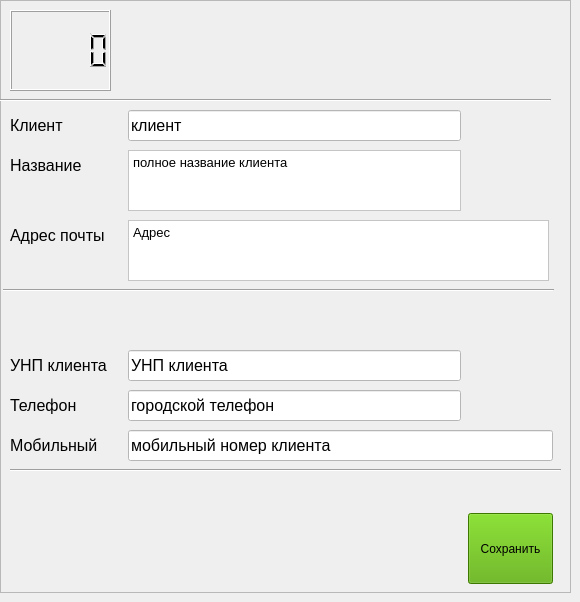
                <widget class="QWidget" name="tab_client">
                 <attribute name="title">
                  <string>Новый клиент</string>
                 </attribute>
                 <attribute name="toolTip">
                  <string>Внесение данных о новом клиенте</string>
                 </attribute>
                 <widget class="QFrame" name="frame_new_client">
                  <property name="geometry">
                   <rect>
                    <x>0</x>
                    <y>0</y>
                    <width>571</width>
                    <height>593</height>
                   </rect>
                  </property>
                  <property name="minimumSize">
                   <size>
                    <width>571</width>
                    <height>593</height>
                   </size>
                  </property>
                  <property name="frameShape">
                   <enum>QFrame::StyledPanel</enum>
                  </property>
                  <property name="frameShadow">
                   <enum>QFrame::Raised</enum>
                  </property>
                  <widget class="QLabel" name="label_client_identification_number">
                   <property name="geometry">
                    <rect>
                     <x>10</x>
                     <y>350</y>
                     <width>120</width>
                     <height>30</height>
                    </rect>
                   </property>
                   <property name="font">
                    <font>
                     <pointsize>12</pointsize>
                     <weight>50</weight>
                     <bold>false</bold>
                    </font>
                   </property>
                   <property name="text">
                    <string>УНП клиента</string>
                   </property>
                  </widget>
                  <widget class="Line" name="line_7">
                   <property name="geometry">
                    <rect>
                     <x>0</x>
                     <y>90</y>
                     <width>551</width>
                     <height>20</height>
                    </rect>
                   </property>
                   <property name="orientation">
                    <enum>Qt::Horizontal</enum>
                   </property>
                  </widget>
                  <widget class="QLabel" name="label_client_name_2">
                   <property name="geometry">
                    <rect>
                     <x>10</x>
                     <y>110</y>
                     <width>120</width>
                     <height>30</height>
                    </rect>
                   </property>
                   <property name="font">
                    <font>
                     <pointsize>12</pointsize>
                     <weight>50</weight>
                     <bold>false</bold>
                    </font>
                   </property>
                   <property name="text">
                    <string>Клиент</string>
                   </property>
                  </widget>
                  <widget class="QLabel" name="label_client_address">
                   <property name="geometry">
                    <rect>
                     <x>10</x>
                     <y>220</y>
                     <width>120</width>
                     <height>30</height>
                    </rect>
                   </property>
                   <property name="font">
                    <font>
                     <pointsize>12</pointsize>
                     <weight>50</weight>
                     <bold>false</bold>
                    </font>
                   </property>
                   <property name="text">
                    <string>Адрес почты</string>
                   </property>
                  </widget>
                  <widget class="QLabel" name="label_client_full_name">
                   <property name="geometry">
                    <rect>
                     <x>10</x>
                     <y>150</y>
                     <width>120</width>
                     <height>30</height>
                    </rect>
                   </property>
                   <property name="font">
                    <font>
                     <pointsize>12</pointsize>
                     <weight>50</weight>
                     <bold>false</bold>
                    </font>
                   </property>
                   <property name="text">
                    <string>Название</string>
                   </property>
                  </widget>
                  <widget class="QLabel" name="label_client_phone">
                   <property name="geometry">
                    <rect>
                     <x>10</x>
                     <y>390</y>
                     <width>120</width>
                     <height>30</height>
                    </rect>
                   </property>
                   <property name="font">
                    <font>
                     <pointsize>12</pointsize>
                     <weight>50</weight>
                     <bold>false</bold>
                    </font>
                   </property>
                   <property name="text">
                    <string>Телефон</string>
                   </property>
                  </widget>
                  <widget class="QLabel" name="label_client_mobile_phone">
                   <property name="geometry">
                    <rect>
                     <x>10</x>
                     <y>430</y>
                     <width>120</width>
                     <height>30</height>
                    </rect>
                   </property>
                   <property name="font">
                    <font>
                     <pointsize>12</pointsize>
                     <weight>50</weight>
                     <bold>false</bold>
                    </font>
                   </property>
                   <property name="text">
                    <string>Мобильный</string>
                   </property>
                  </widget>
                  <widget class="Line" name="line_8">
                   <property name="geometry">
                    <rect>
                     <x>3</x>
                     <y>280</y>
                     <width>551</width>
                     <height>20</height>
                    </rect>
                   </property>
                   <property name="orientation">
                    <enum>Qt::Horizontal</enum>
                   </property>
                  </widget>
                  <widget class="QPushButton" name="btn_pushButton_new_client_save">
                   <property name="geometry">
                    <rect>
                     <x>468</x>
                     <y>513</y>
                     <width>85</width>
                     <height>71</height>
                    </rect>
                   </property>
                   <property name="styleSheet">
                    <string notr="true">background-color: rgb(85, 170, 0);</string>
                   </property>
                   <property name="text">
                    <string>Сохранить</string>
                   </property>
                  </widget>
                  <widget class="QLineEdit" name="txt_edit_lineEdit_client_name">
                   <property name="geometry">
                    <rect>
                     <x>128</x>
                     <y>110</y>
                     <width>333</width>
                     <height>31</height>
                    </rect>
                   </property>
                   <property name="font">
                    <font>
                     <pointsize>12</pointsize>
                    </font>
                   </property>
                   <property name="styleSheet">
                    <string notr="true">background-color: rgb(255, 255, 255);</string>
                   </property>
                   <property name="text">
                    <string>клиент</string>
                   </property>
                  </widget>
                  <widget class="QTextEdit" name="txt_edit_textEdit_client_full_name">
                   <property name="geometry">
                    <rect>
                     <x>128</x>
                     <y>150</y>
                     <width>333</width>
                     <height>61</height>
                    </rect>
                   </property>
                   <property name="font">
                    <font>
                     <pointsize>12</pointsize>
                    </font>
                   </property>
                   <property name="styleSheet">
                    <string notr="true">background-color: rgb(255, 255, 255);</string>
                   </property>
                   <property name="html">
                    <string>&lt;!DOCTYPE HTML PUBLIC &quot;-//W3C//DTD HTML 4.0//EN&quot; &quot;http://www.w3.org/TR/REC-html40/strict.dtd&quot;&gt;
&lt;html&gt;&lt;head&gt;&lt;meta name=&quot;qrichtext&quot; content=&quot;1&quot; /&gt;&lt;style type=&quot;text/css&quot;&gt;
p, li { white-space: pre-wrap; }
&lt;/style&gt;&lt;/head&gt;&lt;body style=&quot; font-family:'Droid Sans'; font-size:12pt; font-weight:400; font-style:normal;&quot;&gt;
&lt;p style=&quot; margin-top:0px; margin-bottom:0px; margin-left:0px; margin-right:0px; -qt-block-indent:0; text-indent:0px;&quot;&gt;&lt;span style=&quot; font-size:10pt;&quot;&gt;полное название клиента&lt;/span&gt;&lt;/p&gt;&lt;/body&gt;&lt;/html&gt;</string>
                   </property>
                  </widget>
                  <widget class="QTextEdit" name="txt_edit_textEdit_client_address">
                   <property name="geometry">
                    <rect>
                     <x>128</x>
                     <y>220</y>
                     <width>421</width>
                     <height>61</height>
                    </rect>
                   </property>
                   <property name="font">
                    <font>
                     <pointsize>12</pointsize>
                    </font>
                   </property>
                   <property name="styleSheet">
                    <string notr="true">background-color: rgb(255, 255, 255);</string>
                   </property>
                   <property name="html">
                    <string>&lt;!DOCTYPE HTML PUBLIC &quot;-//W3C//DTD HTML 4.0//EN&quot; &quot;http://www.w3.org/TR/REC-html40/strict.dtd&quot;&gt;
&lt;html&gt;&lt;head&gt;&lt;meta name=&quot;qrichtext&quot; content=&quot;1&quot; /&gt;&lt;style type=&quot;text/css&quot;&gt;
p, li { white-space: pre-wrap; }
&lt;/style&gt;&lt;/head&gt;&lt;body style=&quot; font-family:'Droid Sans'; font-size:12pt; font-weight:400; font-style:normal;&quot;&gt;
&lt;p style=&quot; margin-top:0px; margin-bottom:0px; margin-left:0px; margin-right:0px; -qt-block-indent:0; text-indent:0px;&quot;&gt;&lt;span style=&quot; font-size:10pt;&quot;&gt;Адрес&lt;/span&gt;&lt;/p&gt;&lt;/body&gt;&lt;/html&gt;</string>
                   </property>
                  </widget>
                  <widget class="QLineEdit" name="txt_edit_lineEdit_client_identification_number">
                   <property name="geometry">
                    <rect>
                     <x>128</x>
                     <y>350</y>
                     <width>333</width>
                     <height>31</height>
                    </rect>
                   </property>
                   <property name="font">
                    <font>
                     <pointsize>12</pointsize>
                    </font>
                   </property>
                   <property name="styleSheet">
                    <string notr="true">background-color: rgb(255, 255, 255);</string>
                   </property>
                   <property name="text">
                    <string>УНП клиента</string>
                   </property>
                  </widget>
                  <widget class="QLineEdit" name="txt_edit_lineEdit_client_phone">
                   <property name="geometry">
                    <rect>
                     <x>128</x>
                     <y>390</y>
                     <width>333</width>
                     <height>31</height>
                    </rect>
                   </property>
                   <property name="font">
                    <font>
                     <pointsize>12</pointsize>
                    </font>
                   </property>
                   <property name="styleSheet">
                    <string notr="true">background-color: rgb(255, 255, 255);</string>
                   </property>
                   <property name="text">
                    <string>городской телефон</string>
                   </property>
                  </widget>
                  <widget class="QLineEdit" name="txt_edit_lineEdit_client_mobile_phone">
                   <property name="geometry">
                    <rect>
                     <x>128</x>
                     <y>430</y>
                     <width>425</width>
                     <height>31</height>
                    </rect>
                   </property>
                   <property name="font">
                    <font>
                     <pointsize>12</pointsize>
                    </font>
                   </property>
                   <property name="styleSheet">
                    <string notr="true">background-color: rgb(255, 255, 255);</string>
                   </property>
                   <property name="text">
                    <string>мобильный номер клиента</string>
                   </property>
                  </widget>
                  <widget class="QLCDNumber" name="lcdNumber_2">
                   <property name="geometry">
                    <rect>
                     <x>10</x>
                     <y>10</y>
                     <width>101</width>
                     <height>81</height>
                    </rect>
                   </property>
                  </widget>
                 </widget>
                 <widget class="Line" name="line_12">
                  <property name="geometry">
                   <rect>
                    <x>10</x>
                    <y>460</y>
                    <width>551</width>
                    <height>20</height>
                   </rect>
                  </property>
                  <property name="orientation">
                   <enum>Qt::Horizontal</enum>
                  </property>
                 </widget>
                </widget>
